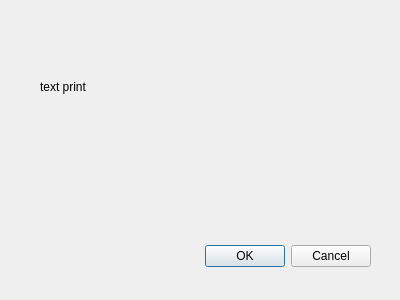
<?xml version="1.0" encoding="UTF-8"?>
<ui version="4.0">
 <class>Dialog</class>
 <widget class="QDialog" name="Dialog">
  <property name="geometry">
   <rect>
    <x>0</x>
    <y>0</y>
    <width>400</width>
    <height>300</height>
   </rect>
  </property>
  <property name="windowTitle">
   <string>Dialog</string>
  </property>
  <widget class="QDialogButtonBox" name="buttonBox">
   <property name="geometry">
    <rect>
     <x>30</x>
     <y>240</y>
     <width>341</width>
     <height>32</height>
    </rect>
   </property>
   <property name="orientation">
    <enum>Qt::Horizontal</enum>
   </property>
   <property name="standardButtons">
    <set>QDialogButtonBox::Cancel|QDialogButtonBox::Ok</set>
   </property>
  </widget>
  <widget class="QLabel" name="label">
   <property name="geometry">
    <rect>
     <x>40</x>
     <y>56</y>
     <width>211</width>
     <height>61</height>
    </rect>
   </property>
   <property name="text">
    <string>text print</string>
   </property>
  </widget>
 </widget>
 <resources/>
 <connections>
  <connection>
   <sender>buttonBox</sender>
   <signal>accepted()</signal>
   <receiver>Dialog</receiver>
   <slot>accept()</slot>
   <hints>
    <hint type="sourcelabel">
     <x>248</x>
     <y>254</y>
    </hint>
    <hint type="destinationlabel">
     <x>157</x>
     <y>274</y>
    </hint>
   </hints>
  </connection>
  <connection>
   <sender>buttonBox</sender>
   <signal>rejected()</signal>
   <receiver>Dialog</receiver>
   <slot>reject()</slot>
   <hints>
    <hint type="sourcelabel">
     <x>316</x>
     <y>260</y>
    </hint>
    <hint type="destinationlabel">
     <x>286</x>
     <y>274</y>
    </hint>
   </hints>
  </connection>
 </connections>
</ui>
